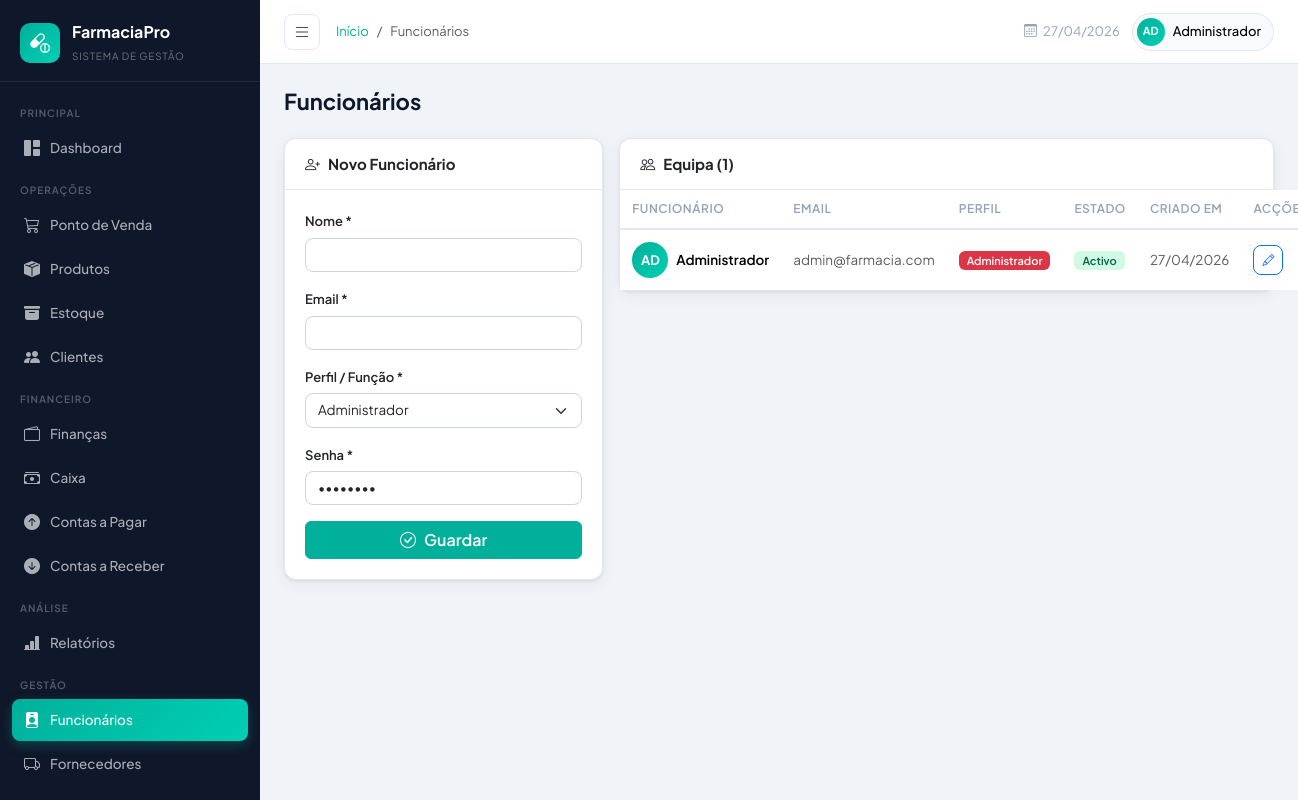
Screenshot of /funcionarios.php (signed in) with the database file from the repository.
### tables this page shows
CREATE TABLE usuarios (
    id INT AUTO_INCREMENT PRIMARY KEY,
    nome VARCHAR(100) NOT NULL,
    email VARCHAR(100) UNIQUE NOT NULL,
    senha VARCHAR(255) NOT NULL,
    perfil ENUM('admin','farmaceutico','atendente','financeiro') DEFAULT 'atendente',
    ativo TINYINT(1) DEFAULT 1,
    foto VARCHAR(255) DEFAULT NULL,
    criado_em TIMESTAMP DEFAULT CURRENT_TIMESTAMP
);

### config.php (called while the page is built, shortened)
<?php
class Database {
    private static $instance = null;
    private $conn;
    private function __construct() {
        try {
            $dsn = "mysql:host=" . DB_HOST . ";port=" . DB_PORT . ";dbname=" . DB_NAME . ";charset=utf8mb4";
            $this->conn = new PDO($dsn, DB_USER, DB_PASS, [
                PDO::ATTR_ERRMODE            => PDO::ERRMODE_EXCEPTION,
                PDO::ATTR_DEFAULT_FETCH_MODE => PDO::FETCH_ASSOC,
                PDO::ATTR_EMULATE_PREPARES   => false,
            ]);
        } catch (PDOException $e) {
            die(json_encode(['error' => 'Erro de conexão: ' . $e->getMessage()]));
        }
    }
    public static function getInstance(): self {
        if (self::$instance === null) {
            self::$instance = new self();
        }
        return self::$instance;
    }
    public function query(string $sql, array $params = []): PDOStatement {
        $stmt = $this->conn->prepare($sql);
        $stmt->execute($params);
        return $stmt;
    }
    public function fetchAll(string $sql, array $params = []): array {
        return $this->query($sql, $params)->fetchAll();
    }
}
function db(): Database {
    return Database::getInstance();
}

### funcionarios.php (the view, shortened to what this page needs)
<?php
require_once __DIR__ . '/header.php';
$funcionarios = db()->fetchAll("SELECT * FROM usuarios ORDER BY nome");
$edit = isset($_GET['edit']) ? db()->fetch("SELECT * FROM usuarios WHERE id=?", [(int)$_GET['edit']]) : null;
$perfis = ['admin'=>'Administrador','farmaceutico'=>'Farmacêutico','atendente'=>'Atendente','financeiro'=>'Financeiro'];
?>
<div class="row g-3">
    <div class="col-lg-4">
        <div class="card">
            <div class="card-header">
                <h5 class="card-title"><i class="bi bi-person-plus me-2"></i><?= $edit ? 'Editar' : 'Novo' ?> Funcionário</h5>
            </div>
            <div class="card-body">
                <form method="POST">
                    <div class="mb-3">
                        <label class="form-label">Nome *</label>
                        <input type="text" name="nome" class="form-control" required value="<?= htmlspecialchars($edit['nome'] ?? '') ?>">
                    </div>
                    <div class="mb-3">
                        <label class="form-label">Email *</label>
                        <input type="email" name="email" class="form-control" required value="<?= htmlspecialchars($edit['email'] ?? '') ?>">
                    </div>
                    <div class="mb-3">
                        <label class="form-label">Perfil / Função *</label>
                        <select name="perfil" class="form-select" required>
                            <?php foreach ($perfis as $k => $v): ?>
                            <option value="<?= $k ?>" <?= ($edit['perfil'] ?? '') === $k ? 'selected' : '' ?>><?= $v ?></option>
                            <?php endforeach; ?>
                        </select>
                    </div>
                    <?php if ($edit): ?>
                    <div class="mb-3">
                        <label class="form-label">Nova Senha <small class="text-muted">(deixe vazio para não alterar)</small></label>
                        <input type="password" name="nova_senha" class="form-control" minlength="6">
                    </div>
                    <?php else: ?>
                    <div class="mb-3">
                        <label class="form-label">Senha *</label>
                        <input type="password" name="senha" class="form-control" required minlength="6" value="password">
                    </div>
                    <?php endif; ?>
                    <button type="submit" class="btn btn-primary w-100"><i class="bi bi-check-circle me-2"></i>Guardar</button>
                </form>
            </div>
        </div>
    </div>
    <div class="col-lg-8">
        <div class="card">
            <div class="card-header"><h5 class="card-title"><i class="bi bi-people me-2"></i>Equipa (<?= count($funcionarios) ?>)</h5></div>
            <div class="card-body p-0">
                <table class="table mb-0">
                    <thead><tr><th>Funcionário</th><th>Email</th><th>Perfil</th><th>Estado</th><th>Criado em</th><th>Acções</th></tr></thead>
                    <tbody>
                    <?php foreach ($funcionarios as $f): ?>
                    <tr>
                        <td>
                            <div class="d-flex align-items-center gap-2">
                                <div class="user-avatar"><?= strtoupper(substr($f['nome'],0,2)) ?></div>
                                <span class="fw-semibold"><?= htmlspecialchars($f['nome']) ?></span>
                            </div>
                        </td>
                        <td class="text-muted"><?= htmlspecialchars($f['email']) ?></td>
                        <td>
                            <?php $perfil_colors = ['admin'=>'danger','farmaceutico'=>'primary','atendente'=>'info','financeiro'=>'success']; ?>
                            <span class="badge bg-<?= $perfil_colors[$f['perfil']] ?? 'secondary' ?>"><?= $perfis[$f['perfil']] ?? $f['perfil'] ?></span>
                        </td>
                        <td>
                            <form method="POST" class="d-inline">
                                <button type="submit" class="badge border-0 badge-status-<?= $f['ativo'] ? 'ativo' : 'inativo' ?>" style="cursor:pointer"><?= $f['ativo'] ? 'Activo' : 'Inactivo' ?></button>
                            </form>
                        </td>
                        <td class="text-muted"><?= date('d/m/Y', strtotime($f['criado_em'])) ?></td>
                        <td>
                            <a href="?edit=<?= $f['id'] ?>" class="btn btn-icon btn-sm btn-outline-primary"><i class="bi bi-pencil"></i></a>
                        </td>
                    </tr>
                    <?php endforeach; ?>
                    </tbody>
                </table>
            </div>
        </div>
    </div>
</div>
<?php require_once __DIR__ . '/footer.php'; ?>

### main.css (style rules this page uses)
:root { --primary: #00B09B; --primary-dark: #00897B; --primary-light: #E0F5F3; --accent: #FF6B35; --accent-light: #FFF0EB; --danger: #EF4444; --warning: #F59E0B; --success: #10B981; --info: #3B82F6; --bg: #F0F4F8; --surface: #FFFFFF; --surface-2: #F8FAFB; --border: #E2E8F0; --border-2: #CBD5E1; --text-primary: #0F172A; --text-secondary: #475569; --text-muted: #94A3B8; --sidebar-w: 260px; --header-h: 64px; --radius: 12px; --radius-sm: 8px; --shadow: 0 1px 3px rgba(0,0,0,.08), 0 4px 16px rgba(0,0,0,.06); --shadow-lg: 0 8px 32px rgba(0,0,0,.12); --font: 'Plus Jakarta Sans', sans-serif; --font-mono: 'DM Mono', monospace; }
*, *::before, *::after { box-sizing: border-box; }
html { scroll-behavior: smooth; }
body { font-family: var(--font); background: var(--bg); color: var(--text-primary); display: flex; min-height: 100vh; font-size: 14px; }
.user-avatar { width: 36px; height: 36px; background: linear-gradient(135deg, var(--primary), #00CFB4); border-radius: 50%; display: grid; place-items: center; color: #fff; font-weight: 700; font-size: 13px; flex-shrink: 0; }
.card { background: var(--surface); border: 1px solid var(--border); border-radius: var(--radius); box-shadow: var(--shadow); }
.card-header { padding: 16px 20px; border-bottom: 1px solid var(--border); display: flex; align-items: center; justify-content: space-between; background: transparent; }
.card-title { font-size: 15px; font-weight: 700; margin: 0; }
.card-body { padding: 20px; }
.table { font-size: 13.5px; }
.table th { font-weight: 600; font-size: 12px; text-transform: uppercase; letter-spacing: .5px; color: var(--text-muted); border-bottom: 2px solid var(--border); padding: 10px 12px; white-space: nowrap; }
.table td { padding: 12px; vertical-align: middle; border-bottom: 1px solid var(--border); }
.table tbody tr:last-child td { border-bottom: none; }
.badge { font-size: 11px; font-weight: 600; padding: 4px 8px; border-radius: 6px; }
.badge-status-ativo { background: #D1FAE5; color: #065F46; }
.btn-primary { background: var(--primary); border-color: var(--primary); font-weight: 600; }
.btn-sm { font-size: 12px; padding: 4px 10px; }
.btn-icon { width: 30px; height: 30px; padding: 0; display: inline-grid; place-items: center; border-radius: var(--radius-sm); }
.form-control, .form-select { border-radius: var(--radius-sm); border: 1px solid var(--border-2); font-size: 13.5px; font-family: var(--font); transition: border-color .2s, box-shadow .2s; }
.form-label { font-weight: 600; font-size: 13px; margin-bottom: 6px; }

### rows the page displays
usuarios: nome "AD", nome "Administrador", email "admin@farmacia.com", perfil "Administrador", ativo "Activo", criado_em "27/04/2026"

### other values shown
APP_NAME "FarmaciaPro"
$page_title "Funcionários"
substr($user['nome'], 0, 2) "AD"
explode(' ', $user['nome'])[0] "Administrador"
count($funcionarios) "1"
form field perfil "Administrador"
